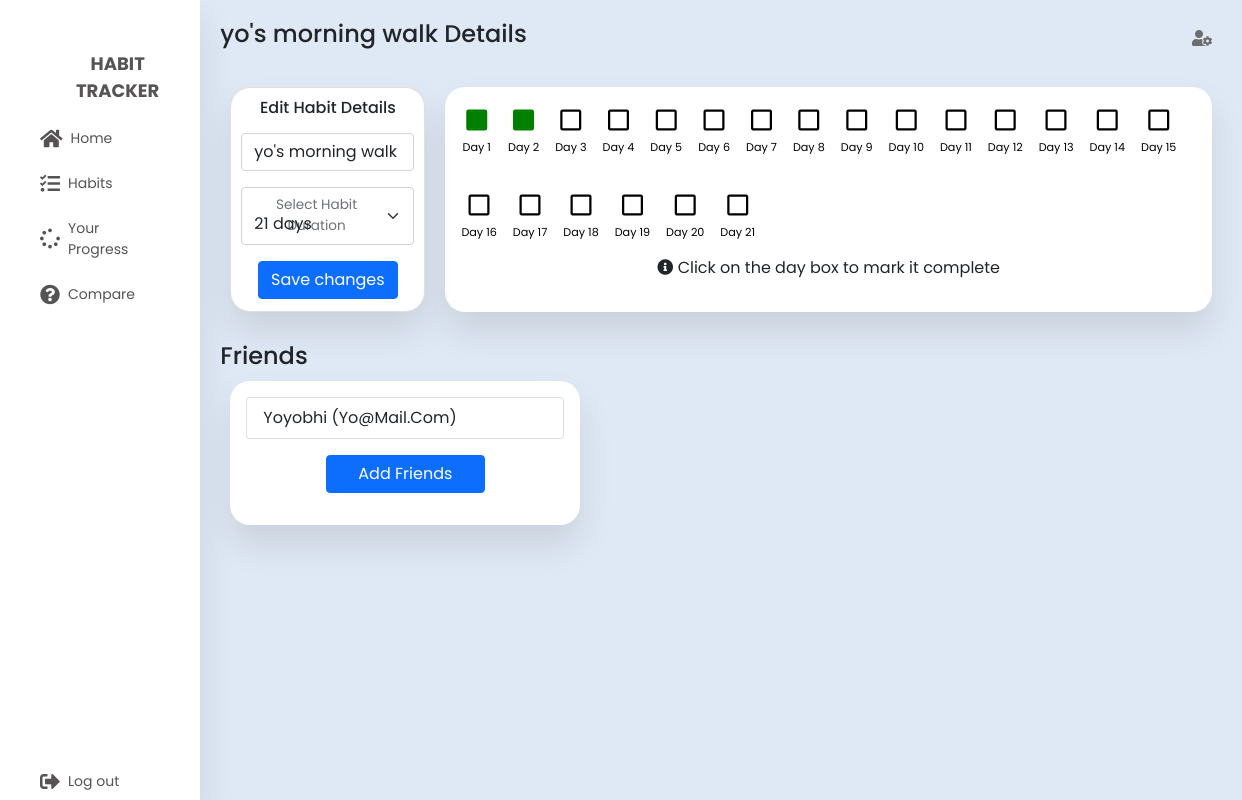
/habit_details/6 (signed in), run on the app's committed database.
### tables this page shows
CREATE TABLE habits (
        id INTEGER PRIMARY KEY AUTOINCREMENT,
        title VARCHAR(250) NOT NULL,
        duration INTEGER NOT NULL,
        user_id INTEGER NOT NULL,
        created_at TIMESTAMP DEFAULT CURRENT_TIMESTAMP,
        updated_at TIMESTAMP,
        FOREIGN KEY (user_id) REFERENCES users(id)
    );

CREATE TABLE users (
    id INTEGER PRIMARY KEY AUTOINCREMENT,
    created TIMESTAMP NOT NULL DEFAULT CURRENT_TIMESTAMP,
    name VARCHAR(250) NOT NULL,
    email VARCHAR(250) NOT NULL,
    pass VARCHAR(250) NOT NULL
);

### server.py (the view, shortened to what this page needs)
@app.route("/habit_details/<int:habit_id>", methods=('GET', 'POST'))
def getHabitDetails(habit_id):
	if not is_logged_in():
		return redirect(url_for("loginPage"))
	habit = get_habit_by_id(habit_id)
	if habit == None:
		return redirect(url_for("tasks"))
	day_progress = get_progress_by_user_id_habit_id(int(get_login_session()), habit_id)
	users = get_users_by_habit_id(habit_id, int(get_login_session()))
	return render_template('habit_details.html', habit=habit, day_progress=day_progress, users=users);

### dbconnection.py (called while the page is built)
def get_db_connection():
    conn = sqlite3.connect('database.db')
    conn.row_factory = sqlite3.Row
    return conn

### server.py (called while the page is built)
def is_logged_in():
	if not session.get("user_id"):
		return False
	else:
		return True

def get_login_session():
	return session["user_id"]

### services/habits.py (called while the page is built)
def get_progress_by_user_id_habit_id(user_id=0, habit_id=0):
    conn = dbconnection()
    habits = conn.execute("select * from day_progress where user_id=? and habit_id=?",(user_id,habit_id)).fetchone()
    conn.commit()
    conn.close()
    return habits

def get_users_by_habit_id(habit_id=0, user_id=0):
    conn = dbconnection()
    if user_id != 0:
        habits = conn.execute("select users.* from day_progress inner join users on users.id=day_progress.user_id where day_progress.habit_id=? and day_progress.user_id != ?",(habit_id, user_id)).fetchall()
        conn.commit()
        conn.close()
        return habits
    else:
        habits = conn.execute("select users.* from day_progress inner join users on users.id=day_progress.user_id where day_progress.habit_id=?",(habit_id,)).fetchall()
        conn.commit()
        conn.close()
        return habits

def get_habit_by_id(id=0):
    conn = dbconnection()
    habit = conn.execute("SELECT * FROM habits WHERE id = ?",(id,)).fetchone()
    conn.close()
    return habit

### templates/habit_details.html (shortened to what this page needs)
{% with title='Habits - Details | Habit Tracker' %} {% include "header.html" %}
{% endwith %}
<section class="main">
	<div class="main-top">
		<h1>{{habit['title']}} Details</h1>
		<i class="fas fa-user-cog"></i>
	</div>
	<div class="main-skills">
		<div class="card">
			<form action="/habit_details/{{habit['id']}}" method="post">
				<div>
					<h6>Edit Habit Details</h6>
					<div class="mb-3 mt-3">
						<input type="text" class="form-control" id="title" value="{{habit['title']}}"
							placeholder="Enter a title" name="title" minlength="5" maxlength="100" required />
					</div>
					<div class="mb-3">
						<div class="form-floating">
							<select id="duration" name="duration" value="{{habit['duration']}}" class="form-select"
								required>
								<option value="21" {{ 'selected' if habit['duration']==21 else '' }}>21 days</option>
							</select>
							<label for="duration">Select Habit Duration</label>
						</div>
					</div>
				</div>
				<button type="submit" class="btn btn-primary">Save changes</button>
			</form>
		</div>
		<div class="days-card-ctn">
			<div class="days-card">
				{% for n in range(1, habit['duration']+1) %}
				{% if n <= day_progress['completed_days'] %} <button class="day-btn">
					<i style="color: green;" class="fas fa-stop"></i>
					<p>Day {{n}}</p>
					</button>
					{% else %}
					<button data-n="{{n}}" data-hid="{{habit['id']}}" class="day-btn">
						<i data-n="{{n}}" data-hid="{{habit['id']}}" class="far fa-square"></i>
						<p data-n="{{n}}" data-hid="{{habit['id']}}">Day {{n}}</p>
					</button>
					{% endif %}
					{% endfor %}
			</div>
			<p><i class="fas fa-info-circle"></i> Click on the day box to mark it complete</p>
		</div>
	</div>
	<section class="main-course">
		<h4>Friends</h4>
		<div class="days-card-ctn" style="width: 350px;">
			<ul class="list-group">
				{% block content %} {% for user in users %}
				<li class="list-group-item" style="text-align: left;">{{user.name}} ({{user.email}})</li>
				{% endfor %} {% endblock %}
			</ul>
			<a href="/habit_details/{{habit['id']}}/invite" style="width: 50%;" class="btn btn-primary my-3">Add Friends</a>
		</div>
	</section>
</section>
{% include 'footer.html' %}

### static/css/sidebar.css (style rules this page uses)
:root { --bs-blue: #0d6efd; --bs-indigo: #6610f2; --bs-purple: #6f42c1; --bs-pink: #d63384; --bs-red: #dc3545; --bs-orange: #fd7e14; --bs-yellow: #ffc107; --bs-green: #198754; --bs-teal: #20c997; --bs-cyan: #0dcaf0; --bs-white: #fff; --bs-gray: #6c757d; --bs-gray-dark: #343a40; --bs-primary: #0d6efd; --bs-secondary: #6c757d; --bs-success: #198754; --bs-info: #0dcaf0; --bs-warning: #ffc107; --bs-danger: #dc3545; --bs-light: #f8f9fa; --bs-dark: #212529; --bs-font-sans-serif: system-ui, -apple-system, "Segoe UI", Roboto, "Helvetica Neue", Arial, "Noto Sans", "Liberation Sans", sans-serif, "Apple Color Emoji", "Segoe UI Emoji", "Segoe UI Symbol", "Noto Color Emoji"; --bs-font-monospace: SFMono-Regular, Menlo, Monaco, Consolas, "Liberation Mono", "Courier New", monospace; --bs-gradient: linear-gradient(180deg, rgba(255, 255, 255, 0.15), rgba(255, 255, 255, 0)); }
* { margin: 0; padding: 0; outline: none; border: none; text-decoration: none; box-sizing: border-box; font-family: "Poppins", sans-serif; }
body { background: #dfe9f5; padding: 0; margin: 0; font: 1rem/1.5 var(--bs-font-sans-serif); max-width: 100vw; overflow-x: hidden; }
a { color: rgb(85, 83, 83); font-size: 14px; display: table; width: inherit; text-decoration: none; }
.main { padding: 20px; flex: 1; }

### static/css/dashboard.css (style rules this page uses)
.main-top { display: flex; width: 100%; }
.main-top h1 { font-size: 1.5rem; }
.main-top i { position: absolute; right: 0; margin: 10px 30px; color: rgb(110, 109, 109); cursor: pointer; }
.main-skills { display: flex; margin-top: 20px; }
.main-skills .card { width: 25%; margin: 10px; background: #fff; text-align: center; border-radius: 20px; padding: 10px; box-shadow: 0 20px 35px rgba(0, 0, 0, 0.1); }
.main-course { margin-top: 20px; text-transform: capitalize; }

### static/css/tasks.css (style rules this page uses)
button i { padding: 0.3rem; }
.main-skills .days-card { width: 100%; text-align: justify; display: flex; gap: 1rem; font-size: 1.5rem; flex-direction: row; flex-wrap: wrap; }
.days-card-ctn { width: 100%; margin: 10px; background: #fff; text-align: center; border-radius: 20px; padding: 1rem; box-shadow: 0 20px 35px rgba(0, 0, 0, 0.1); }
.days-card p { font-size: 0.7rem; }
.day-btn { background-color: transparent; padding: 0; margin: 0; }

### data on the page
habits: title "yo's morning walk", duration "21 days"
users: name "Yoyobhi", email "Yo@mail.com"

### other printed values
{{ n }} "1" "2"
{{ n }} "3" "4" "5" "6" "7" "8" "9" "10" "11" "12" "13" "14" "15" "16" "17" "18" "19" "20" "21"
